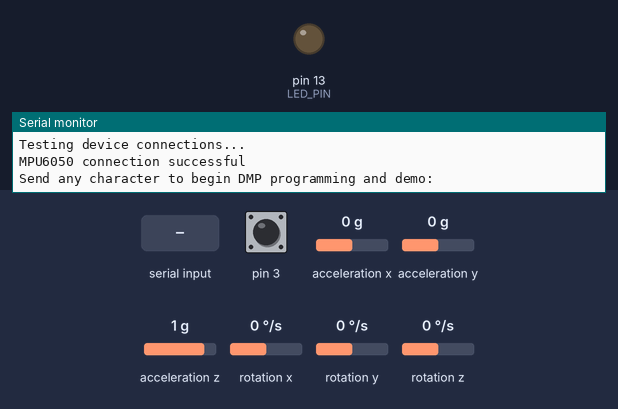
A sketch run on a simulated Arduino Leonardo, built with avr-gcc and run on an emulated ATmega32U4. Shown: output pins drawn as LEDs (lit = HIGH), the last lines printed to the serial monitor. Dashed ring = blinking. The inputs (shaded band) are chosen by the test bench; at power-on: acceleration x 0 g, rotation z 0 °/s, acceleration y 0 g, acceleration z 1 g, pin 3 HIGH, rotation x 0 °/s, rotation y 0 °/s. The sensor or clock chip raises its interrupt line as the real part does.

Above: at 0.8 s.
0.9 s: "1\n" received over Serial
At 2.58 s:
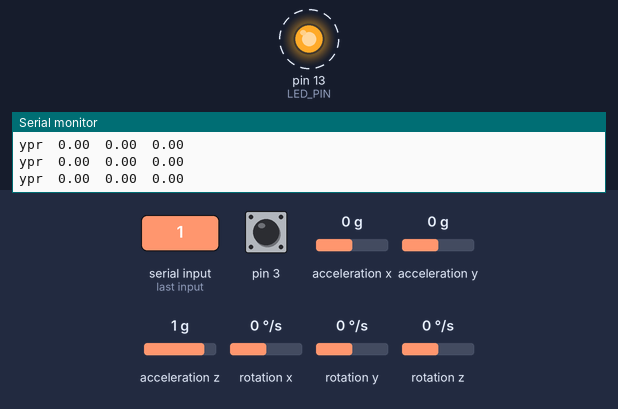
3.9 s: acceleration x set to -1.4 g
6.9 s: rotation z set to 100 °/s
9.9 s: acceleration y set to -0.8 g
15.9 s: acceleration z set to -0.8 g
Timing chart, 0 to 19.9 s (numbered marks = the images above; inputs shaded):
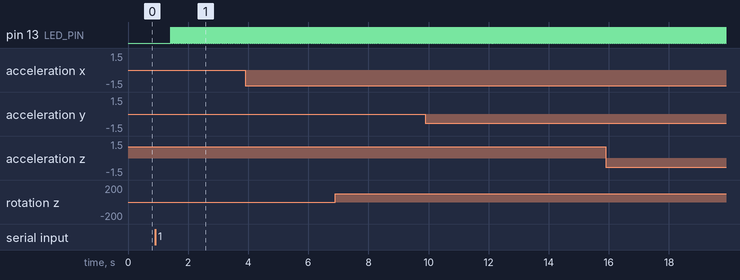

Measured:
- after the input at 0.9 s, pin 13 (LED_PIN): alternates HIGH for 0.01 s and LOW for 0.01 s, starting after 0.52 s

The sketch:

MPU6050_DMP6.ino
```cpp
#include <MPU6050_6Axis_MotionApps20.h>

#include <MPU6050.h>
#include <helper_3dmath.h>

// I2C device class (I2Cdev) demonstration Arduino sketch for MPU6050 class using DMP (MotionApps v2.0)
// 6/21/2012 by Jeff Rowberg <jeff@rowberg.net>
// Updates should (hopefully) always be available at https://github.com/jrowberg/i2cdevlib
//
// Changelog:
//      2013-05-08 - added seamless Fastwire support
//                 - added note about gyro calibration
//      2012-06-21 - added note about Arduino 1.0.1 + Leonardo compatibility error
//      2012-06-20 - improved FIFO overflow handling and simplified read process
//      2012-06-19 - completely rearranged DMP initialization code and simplification
//      2012-06-13 - pull gyro and accel data from FIFO packet instead of reading directly
//      2012-06-09 - fix broken FIFO read sequence and change interrupt detection to RISING
//      2012-06-05 - add gravity-compensated initial reference frame acceleration output
//                 - add 3D math helper file to DMP6 example sketch
//                 - add Euler output and Yaw/Pitch/Roll output formats
//      2012-06-04 - remove accel offset clearing for better results (thanks Sungon Lee)
//      2012-06-01 - fixed gyro sensitivity to be 2000 deg/sec instead of 250
//      2012-05-30 - basic DMP initialization working

/* ============================================
I2Cdev device library code is placed under the MIT license
Copyright (c) 2012 Jeff Rowberg

Permission is hereby granted, free of charge, to any person obtaining a copy
of this software and associated documentation files (the "Software"), to deal
in the Software without restriction, including without limitation the rights
to use, copy, modify, merge, publish, distribute, sublicense, and/or sell
copies of the Software, and to permit persons to whom the Software is
furnished to do so, subject to the following conditions:

The above copyright notice and this permission notice shall be included in
all copies or substantial portions of the Software.

THE SOFTWARE IS PROVIDED "AS IS", WITHOUT WARRANTY OF ANY KIND, EXPRESS OR
IMPLIED, INCLUDING BUT NOT LIMITED TO THE WARRANTIES OF MERCHANTABILITY,
FITNESS FOR A PARTICULAR PURPOSE AND NONINFRINGEMENT. IN NO EVENT SHALL THE
AUTHORS OR COPYRIGHT HOLDERS BE LIABLE FOR ANY CLAIM, DAMAGES OR OTHER
LIABILITY, WHETHER IN AN ACTION OF CONTRACT, TORT OR OTHERWISE, ARISING FROM,
OUT OF OR IN CONNECTION WITH THE SOFTWARE OR THE USE OR OTHER DEALINGS IN
THE SOFTWARE.
===============================================
*/

// I2Cdev and MPU6050 must be installed as libraries, or else the .cpp/.h files
// for both classes must be in the include path of your project
#include "I2Cdev.h"

//#include "MPU6050.h" // not necessary if using MotionApps include file

// Arduino Wire library is required if I2Cdev I2CDEV_ARDUINO_WIRE implementation
// is used in I2Cdev.h
#if I2CDEV_IMPLEMENTATION == I2CDEV_ARDUINO_WIRE
    #include "Wire.h"
#endif

// class default I2C address is 0x68
// specific I2C addresses may be passed as a parameter here
// AD0 low = 0x68 (default for SparkFun breakout and InvenSense evaluation board)
// AD0 high = 0x69
//MPU6050 mpu;
MPU6050 mpu(0x69); // <-- use for AD0 high

/* =========================================================================
   NOTE: In addition to connection 3.3v, GND, SDA, and SCL, this sketch
   depends on the MPU-6050's INT pin being connected to the Arduino's
   external interrupt #0 pin. On the Arduino Uno and Mega 2560, this is
   digital I/O pin 2.
 * ========================================================================= */

/* =========================================================================
   NOTE: Arduino v1.0.1 with the Leonardo board generates a compile error
   when using Serial.write(buf, len). The Teapot output uses this method.
   The solution requires a modification to the Arduino USBAPI.h file, which
   is fortunately simple, but annoying. This will be fixed in the next IDE
   release. For more info, see these links:

   http://arduino.cc/forum/index.php/topic,109987.0.html
   http://code.google.com/p/arduino/issues/detail?id=958
 * ========================================================================= */


// uncomment "OUTPUT_READABLE_QUATERNION" if you want to see the actual
// quaternion components in a [w, x, y, z] format (not best for parsing
// on a remote host such as Processing or something though)
//#define OUTPUT_READABLE_QUATERNION

// uncomment "OUTPUT_READABLE_EULER" if you want to see Euler angles
// (in degrees) calculated from the quaternions coming from the FIFO.
// Note that Euler angles suffer from gimbal lock (for more info, see
// http://en.wikipedia.org/wiki/Gimbal_lock)
//#define OUTPUT_READABLE_EULER

// uncomment "OUTPUT_READABLE_YAWPITCHROLL" if you want to see the yaw/
// pitch/roll angles (in degrees) calculated from the quaternions coming
// from the FIFO. Note this also requires gravity vector calculations.
// Also note that yaw/pitch/roll angles suffer from gimbal lock (for
// more info, see: http://en.wikipedia.org/wiki/Gimbal_lock)
#define OUTPUT_READABLE_YAWPITCHROLL

// uncomment "OUTPUT_READABLE_REALACCEL" if you want to see acceleration
// components with gravity removed. This acceleration reference frame is
// not compensated for orientation, so +X is always +X according to the
// sensor, just without the effects of gravity. If you want acceleration
// compensated for orientation, us OUTPUT_READABLE_WORLDACCEL instead.
//#define OUTPUT_READABLE_REALACCEL

// uncomment "OUTPUT_READABLE_WORLDACCEL" if you want to see acceleration
// components with gravity removed and adjusted for the world frame of
// reference (yaw is relative to initial orientation, since no magnetometer
// is present in this case). Could be quite handy in some cases.
//#define OUTPUT_READABLE_WORLDACCEL

// uncomment "OUTPUT_TEAPOT" if you want output that matches the
// format used for the InvenSense teapot demo
//#define OUTPUT_TEAPOT


#define LED_PIN 13 // (Arduino is 13, Teensy is 11, Teensy++ is 6)
bool blinkState = false;

// MPU control/status vars
bool dmpReady = false;  // set true if DMP init was successful
uint8_t mpuIntStatus;   // holds actual interrupt status byte from MPU
uint8_t devStatus;      // return status after each device operation (0 = success, !0 = error)
uint16_t packetSize;    // expected DMP packet size (default is 42 bytes)
uint16_t fifoCount;     // count of all bytes currently in FIFO
uint8_t fifoBuffer[64]; // FIFO storage buffer

// orientation/motion vars
Quaternion q;           // [w, x, y, z]         quaternion container
VectorInt16 aa;         // [x, y, z]            accel sensor measurements
VectorInt16 aaReal;     // [x, y, z]            gravity-free accel sensor measurements
VectorInt16 aaWorld;    // [x, y, z]            world-frame accel sensor measurements
VectorFloat gravity;    // [x, y, z]            gravity vector
float euler[3];         // [psi, theta, phi]    Euler angle container
float ypr[3];           // [yaw, pitch, roll]   yaw/pitch/roll container and gravity vector

// packet structure for InvenSense teapot demo
uint8_t teapotPacket[14] = { '$', 0x02, 0,0, 0,0, 0,0, 0,0, 0x00, 0x00, '\r', '\n' };


// ================================================================
// ===               INTERRUPT DETECTION ROUTINE                ===
// ================================================================

volatile bool mpuInterrupt = false;     // indicates whether MPU interrupt pin has gone high
void dmpDataReady() {
    mpuInterrupt = true;
}


// ================================================================
// ===                      INITIAL SETUP                       ===
// ================================================================

void setup() {
    // join I2C bus (I2Cdev library doesn't do this automatically)
    #if I2CDEV_IMPLEMENTATION == I2CDEV_ARDUINO_WIRE
        Wire.begin();
        TWBR = 24; // 400kHz I2C clock (200kHz if CPU is 8MHz)
    #elif I2CDEV_IMPLEMENTATION == I2CDEV_BUILTIN_FASTWIRE
        Fastwire::setup(400, true);
    #endif

    // initialize serial communication
    // (115200 chosen because it is required for Teapot Demo output, but it's
    // really up to you depending on your project)
    Serial.begin(38400);
    while (!Serial); // wait for Leonardo enumeration, others continue immediately

    // NOTE: 8MHz or slower host processors, like the Teensy @ 3.3v or Ardunio
    // Pro Mini running at 3.3v, cannot handle this baud rate reliably due to
    // the baud timing being too misaligned with processor ticks. You must use
    // 38400 or slower in these cases, or use some kind of external separate
    // crystal solution for the UART timer.

    // initialize device
    Serial.println(F("Initializing I2C devices..."));
    mpu.initialize();

    // verify connection
    Serial.println(F("Testing device connections..."));
    Serial.println(mpu.testConnection() ? F("MPU6050 connection successful") : F("MPU6050 connection failed"));

    // wait for ready
    Serial.println(F("\nSend any character to begin DMP programming and demo: "));
    while (Serial.available() && Serial.read()); // empty buffer
    while (!Serial.available());                 // wait for data
    while (Serial.available() && Serial.read()); // empty buffer again

    // load and configure the DMP
    Serial.println(F("Initializing DMP..."));
    devStatus = mpu.dmpInitialize();

    // supply your own gyro offsets here, scaled for min sensitivity
    mpu.setXGyroOffset(220);
    mpu.setYGyroOffset(76);
    mpu.setZGyroOffset(-85);
    mpu.setZAccelOffset(1788); // 1688 factory default for my test chip

    // make sure it worked (returns 0 if so)
    if (devStatus == 0) {
        // turn on the DMP, now that it's ready
        Serial.println(F("Enabling DMP..."));
        mpu.setDMPEnabled(true);

        // enable Arduino interrupt detection
        Serial.println(F("Enabling interrupt detection (Arduino external interrupt 0)..."));
        pinMode(0, INPUT_PULLUP);
        attachInterrupt(0, dmpDataReady, RISING);
        mpuIntStatus = mpu.getIntStatus();

        // set our DMP Ready flag so the main loop() function knows it's okay to use it
        Serial.println(F("DMP ready! Waiting for first interrupt..."));
        dmpReady = true;

        // get expected DMP packet size for later comparison
        packetSize = mpu.dmpGetFIFOPacketSize();
    } else {
        // ERROR!
        // 1 = initial memory load failed
        // 2 = DMP configuration updates failed
        // (if it's going to break, usually the code will be 1)
        Serial.print(F("DMP Initialization failed (code "));
        Serial.print(devStatus);
        Serial.println(F(")"));
    }

    // configure LED for output
    pinMode(LED_PIN, OUTPUT);
  }


// ================================================================
// ===                    MAIN PROGRAM LOOP                     ===
// ================================================================

void loop() {
    // if programming failed, don't try to do anything
    if (!dmpReady) return;

    // wait for MPU interrupt or extra packet(s) available
    while (!mpuInterrupt && fifoCount < packetSize) {
        // other program behavior stuff here
        // .
        // .
        // .
        // if you are really paranoid you can frequently test in between other
        // stuff to see if mpuInterrupt is true, and if so, "break;" from the
        // while() loop to immediately process the MPU data
        // .
        // .
        // .
    }

    // reset interrupt flag and get INT_STATUS byte
    mpuInterrupt = false;
    mpuIntStatus = mpu.getIntStatus();

    // get current FIFO count
    fifoCount = mpu.getFIFOCount();

    // check for overflow (this should never happen unless our code is too inefficient)
    if ((mpuIntStatus & 0x10) || fifoCount == 1024) {
        // reset so we can continue cleanly
        mpu.resetFIFO();
        Serial.println(F("FIFO overflow!"));

    // otherwise, check for DMP data ready interrupt (this should happen frequently)
    } else if (mpuIntStatus & 0x02) {
        // wait for correct available data length, should be a VERY short wait
        while (fifoCount < packetSize) fifoCount = mpu.getFIFOCount();

        // read a packet from FIFO
        mpu.getFIFOBytes(fifoBuffer, packetSize);

        // track FIFO count here in case there is > 1 packet available
        // (this lets us immediately read more without waiting for an interrupt)
        fifoCount -= packetSize;

        #ifdef OUTPUT_READABLE_QUATERNION
            // display quaternion values in easy matrix form: w x y z
            mpu.dmpGetQuaternion(&q, fifoBuffer);
            Serial.print("quat\t");
            Serial.print(q.w);
            Serial.print("\t");
            Serial.print(q.x);
            Serial.print("\t");
            Serial.print(q.y);
            Serial.print("\t");
            Serial.println(q.z);
        #endif

        #ifdef OUTPUT_READABLE_EULER
            // display Euler angles in degrees
            mpu.dmpGetQuaternion(&q, fifoBuffer);
            mpu.dmpGetEuler(euler, &q);
            Serial.print("euler\t");
            Serial.print(euler[0] * 180/M_PI);
            Serial.print("\t");
            Serial.print(euler[1] * 180/M_PI);
            Serial.print("\t");
            Serial.println(euler[2] * 180/M_PI);
        #endif

        #ifdef OUTPUT_READABLE_YAWPITCHROLL
            // display Euler angles in degrees
            mpu.dmpGetQuaternion(&q, fifoBuffer);
            mpu.dmpGetGravity(&gravity, &q);
            mpu.dmpGetYawPitchRoll(ypr, &q, &gravity);
            Serial.print("ypr\t");
            Serial.print(ypr[0] * 180/M_PI);
            Serial.print("\t");
            Serial.print(ypr[1] * 180/M_PI);
            Serial.print("\t");
            Serial.println(ypr[2] * 180/M_PI);
        #endif

        #ifdef OUTPUT_READABLE_REALACCEL
            // display real acceleration, adjusted to remove gravity
            mpu.dmpGetQuaternion(&q, fifoBuffer);
            mpu.dmpGetAccel(&aa, fifoBuffer);
            mpu.dmpGetGravity(&gravity, &q);
            mpu.dmpGetLinearAccel(&aaReal, &aa, &gravity);
            Serial.print("areal\t");
            Serial.print(aaReal.x);
            Serial.print("\t");
            Serial.print(aaReal.y);
            Serial.print("\t");
            Serial.println(aaReal.z);
        #endif

        #ifdef OUTPUT_READABLE_WORLDACCEL
            // display initial world-frame acceleration, adjusted to remove gravity
            // and rotated based on known orientation from quaternion
            mpu.dmpGetQuaternion(&q, fifoBuffer);
            mpu.dmpGetAccel(&aa, fifoBuffer);
            mpu.dmpGetGravity(&gravity, &q);
            mpu.dmpGetLinearAccel(&aaReal, &aa, &gravity);
            mpu.dmpGetLinearAccelInWorld(&aaWorld, &aaReal, &q);
            Serial.print("aworld\t");
            Serial.print(aaWorld.x);
            Serial.print("\t");
            Serial.print(aaWorld.y);
            Serial.print("\t");
            Serial.println(aaWorld.z);
        #endif

        #ifdef OUTPUT_TEAPOT
            // display quaternion values in InvenSense Teapot demo format:
            teapotPacket[2] = fifoBuffer[0];
            teapotPacket[3] = fifoBuffer[1];
            teapotPacket[4] = fifoBuffer[4];
            teapotPacket[5] = fifoBuffer[5];
            teapotPacket[6] = fifoBuffer[8];
            teapotPacket[7] = fifoBuffer[9];
            teapotPacket[8] = fifoBuffer[12];
            teapotPacket[9] = fifoBuffer[13];
            Serial.write(teapotPacket, 14);
            teapotPacket[11]++; // packetCount, loops at 0xFF on purpose
        #endif

        // blink LED to indicate activity
        blinkState = !blinkState;
        digitalWrite(LED_PIN, blinkState);
    }
}
```
